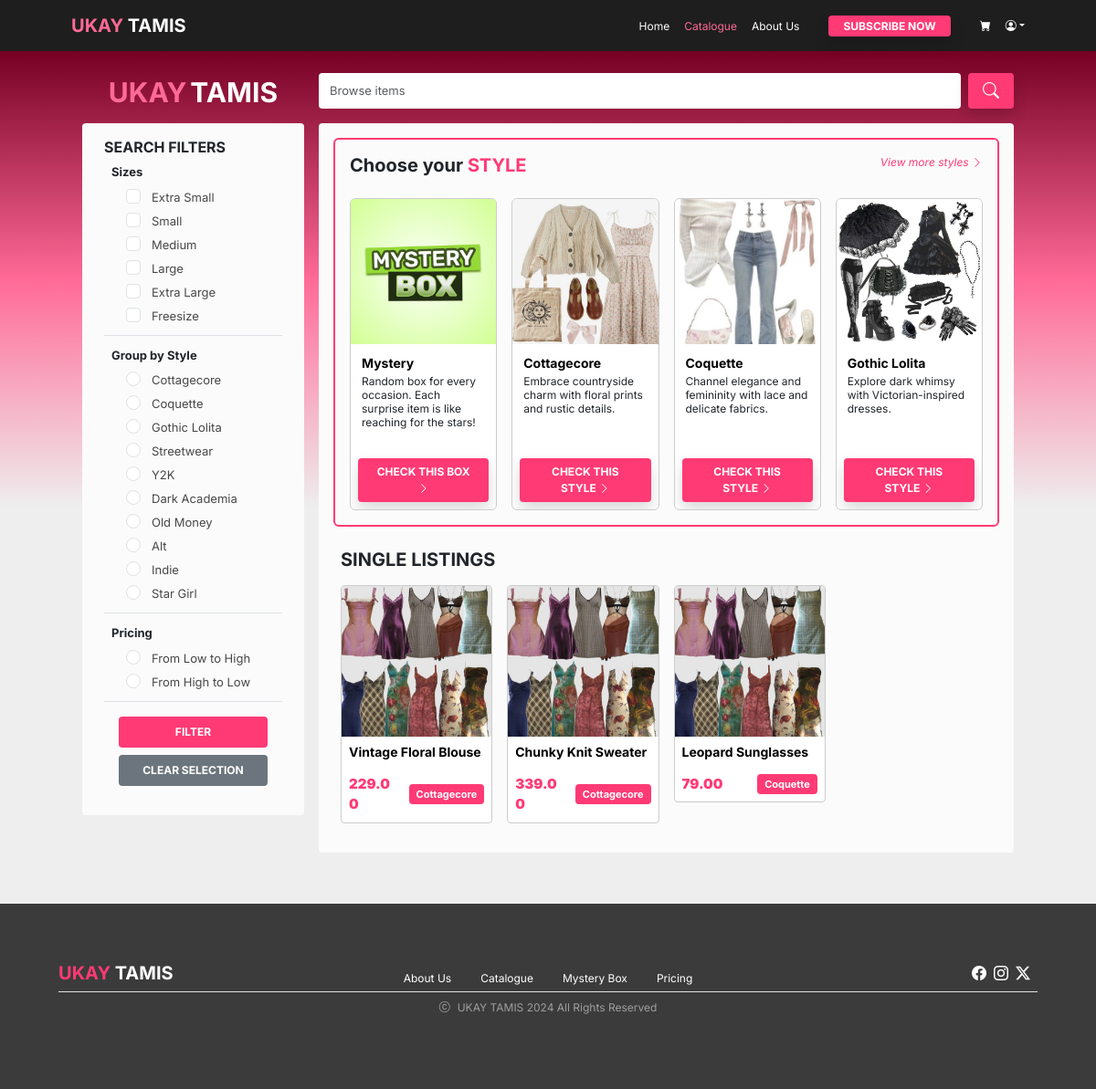
The app's page /catalogue_page.php with its own data.
### tables this page shows
CREATE TABLE `item` (
  `item_id` varchar(10) NOT NULL,
  `style_id` varchar(10) DEFAULT NULL,
  `item_name` varchar(100) DEFAULT NULL,
  `item_description` varchar(255) DEFAULT NULL,
  `style` varchar(50) DEFAULT NULL,
  `price` decimal(10,2) DEFAULT NULL,
  `size` enum('XS','S','M','L','XL','XXL') DEFAULT NULL,
  `color` varchar(50) DEFAULT NULL,
  `item_img_url` varchar(45) DEFAULT NULL,
  `transaction_id` int(11) DEFAULT NULL,
  `order_number` varchar(20) DEFAULT NULL
);

### catalogue_page.php (the view, shortened to what the rows shown need)
<!DOCTYPE html>
<html lang="en">
<head>
    <?php include 'head_resource.php';?>
    <link rel="stylesheet" href="css/catalogue.css">
</head>
<body class="gray_bg2">
    <div class="container-fluid gradient_pink p-0">
        <div class="container px-5">
            <div class="row px-3">
                <div class="col-sm-9 p-2">
                    <div class="gray_bg rounded-1 p-3">
                        <div class="row g-3 mb-3 px-2">
                            <?php include('server/search_filter_item.php'); ?>
                            <?php include('server/search_item.php')?>
                            <?php while ($row = $featured_styles->fetch_assoc()) { ?>
                            <div class="col-sm-3">
                                <a href="<?php echo "item.php?item_id=" . $row['item_id'] ?>" class="text-decoration-none">
                                    <div class="card overflow-hidden rounded-1 card_content item_card">
                                        <img src="resources/<?php echo $row['item_img_url']; ?>" class="img-fluid card-img-top rounded-top-1" alt="item">
                                        <div class="card-body p-2">
                                            <p class="item_name"><?php echo $row['item_name']; ?></p>
                                            <div class="row p-0 d-flex justify-content-between">
                                                <div class="col-5 m-0 text-align-left">
                                                    <p class="card-text item_price m-0"><?php echo $row['price']; ?></p>
                                                </div>
                                                <div class="col-6 m-0 bold_header center_text center_align justify-content-end">
                                                    <p class="rounded-1 tag_pink m-0 px-2 py-1"><?php echo $row['style']; ?></p>
                                                </div>
                                            </div>
                                        </div>
                                    </div>
                                </a>
                            </div>
                            <?php } ?>
                        </div>
                    </div>
                </div>
            </div>
        </div>
    </div>
</body>
</html>

### records on screen
item: item_img_url (picture), item_name "Vintage Floral Blouse", price "229.00", style "Cottagecore"
item: item_img_url (picture), item_name "Chunky Knit Sweater", price "339.00", style "Cottagecore"
item: item_img_url (picture), item_name "Leopard Sunglasses", price "79.00", style "Coquette"

### other values on screen
$row['style'] "Mystery"
$row['style_description'] "Random box for every occasion. Each surprise item is like reaching for the stars!"
$row['style'] "Cottagecore"
$row['style_description'] "Embrace countryside charm with floral prints and rustic details."
$row['style'] "Coquette"
$row['style_description'] "Channel elegance and femininity with lace and delicate fabrics."
$row['style'] "Gothic Lolita"
$row['style_description'] "Explore dark whimsy with Victorian-inspired dresses."
